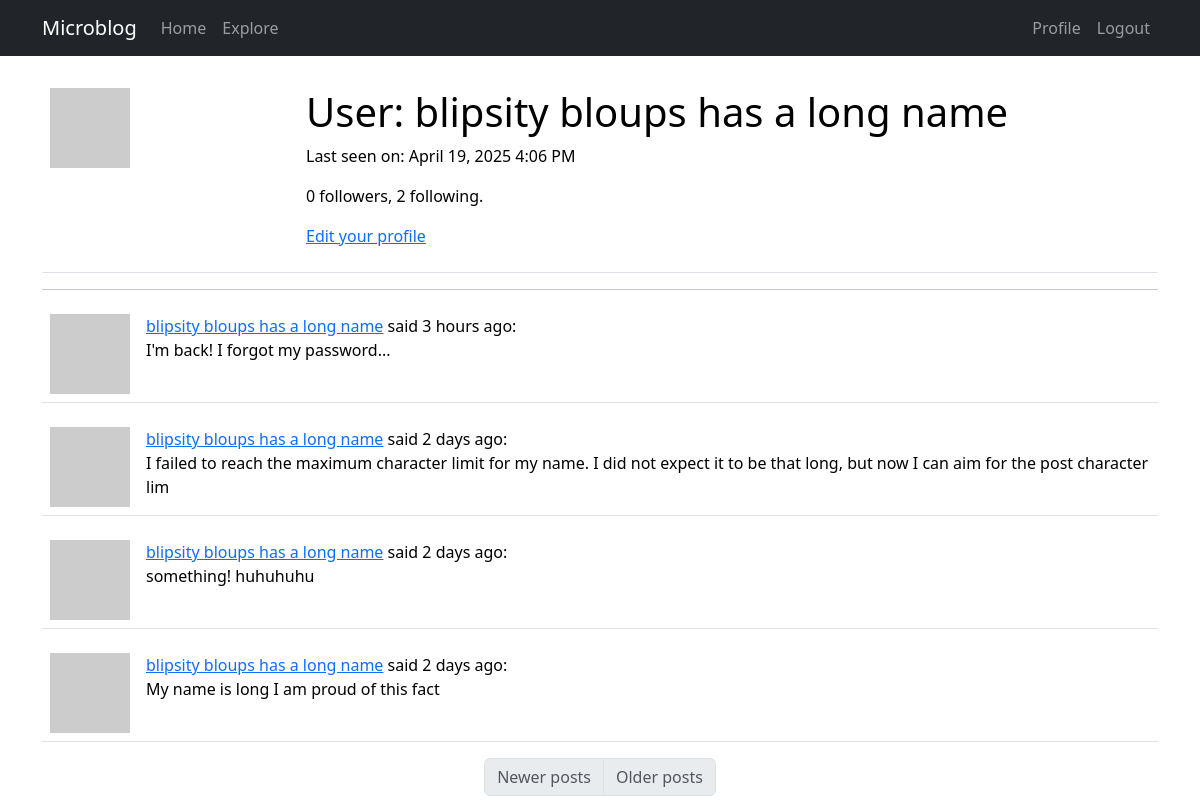
The page /user/blipsity bloups has a long name (signed in) on the database as committed earlier.
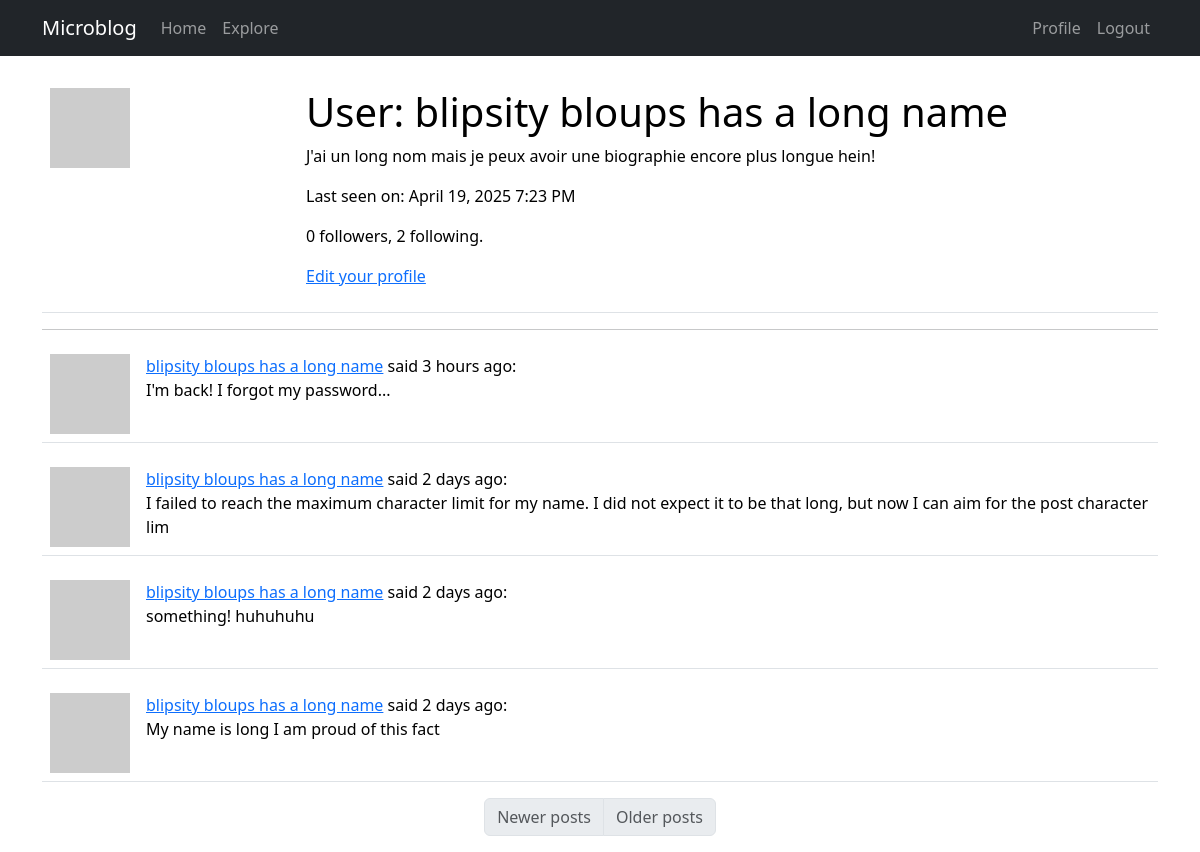
The same page on the database as committed later.
### app/models.py (models this page shows, shortened)
class User(UserMixin, db.Model):
    id: so.Mapped[int] = so.mapped_column(primary_key=True)
    username: so.Mapped[str] = so.mapped_column(sa.String(64), index=True, unique=True)
    email: so.Mapped[str] = so.mapped_column(sa.String(120), index=True, unique=True)
    password_hash: so.Mapped[Optional[str]] = so.mapped_column(sa.String(256))
    posts: so.WriteOnlyMapped["Post"] = so.relationship(back_populates="author")
    about_me: so.Mapped[Optional[str]] = so.mapped_column(sa.String(140))
    last_seen: so.Mapped[Optional[datetime]] = so.mapped_column(
        default=lambda: datetime.now(timezone.utc)
    )
    following: so.WriteOnlyMapped["User"] = so.relationship(
        secondary=followers,
        primaryjoin=(followers.c.follower_id == id),
        secondaryjoin=(followers.c.followed_id == id),
        back_populates="followers",
    )
    followers: so.WriteOnlyMapped["User"] = so.relationship(
        secondary=followers,
        primaryjoin=(followers.c.followed_id == id),
        secondaryjoin=(followers.c.follower_id == id),
        back_populates="following",
    )
    def avatar(self, size):
        digest = md5(self.email.lower().encode("utf-8")).hexdigest()
        return f"https://www.gravatar.com/avatar/{digest}?d=identicon&s={size}"
    def followers_count(self):
        query = sa.select(sa.func.count()).select_from(
            self.followers.select().subquery()
        )
        return db.session.scalar(query)
    def following_count(self):
        query = sa.select(sa.func.count()).select_from(
            self.following.select().subquery()
        )
        return db.session.scalar(query)

class Post(db.Model):
    id: so.Mapped[int] = so.mapped_column(primary_key=True)
    body: so.Mapped[str] = so.mapped_column(sa.String(140))
    timestamp: so.Mapped[datetime] = so.mapped_column(
        index=True, default=lambda: datetime.now(timezone.utc)
    )
    user_id: so.Mapped[int] = so.mapped_column(sa.ForeignKey(User.id), index=True)
    author: so.Mapped[User] = so.relationship(back_populates="posts")

### app/routes.py (the view)
@app.route("/user/<username>")
@login_required
def user(username):
    user = db.first_or_404(sa.select(User).where(User.username == username))
    page = request.args.get(key="page", default=1, type=int)
    query = user.posts.select().order_by(Post.timestamp.desc())
    posts = db.paginate(
        query, page=page, per_page=app.config["POSTS_PER_PAGE"], error_out=False
    )
    prev_url = (
        url_for("user", username=username, page=posts.prev_num)
        if posts.has_prev
        else None
    )
    next_url = (
        url_for("user", username=username, page=posts.next_num)
        if posts.has_next
        else None
    )
    form = EmptyForm()
    return render_template(
        "user.html",
        title=_("Profile"),
        user=user,
        posts=posts,
        form=form,
        prev_url=prev_url,
        next_url=next_url,
    )

### app/__init__.py (called while the page is built)
def get_locale():
    return "fr"

### app/models.py (called while the page is built)
@login.user_loader
def load_user(id):
    return db.session.get(User, int(id))

### app/routes.py (called while the page is built)
@app.before_request
def before_request():
    if current_user.is_authenticated:
        current_user.last_seen = datetime.now(timezone.utc)
        db.session.commit()

### app/templates/user.html (shortened to what this page needs)
{% extends 'base.html' %}
{% import "bootstrap_wtf.html" as wtf %}
{% block content %}
<table class="table table-hover">
  <tr valign="top">
    <td width="256px"><img src="{{ user.avatar(256) }}"></td>
    <td>
      <h1>{{_("User")}}: {{ user.username }}</h1>
      {% if user.about_me %}
      <p>{{ user.about_me }}</p>
      {% endif %}
      {% if user.last_seen %}
      <p>{{_("Last seen on")}}: {{ moment(user.last_seen).format("LLL") }}</p>
      {% endif %}
      <p>{{ user.followers_count() }} {{_("followers")}}, {{ user.following_count() }} {{_("following")}}.</p>
      {% if user==current_user %}
      <p><a href="{{ url_for('edit_profile') }}">{{_("Edit your profile")}}</a></p>
      {% endif %}
    </td>
  </tr>
</table>
<hr>
{% for post in posts %}
{% include '_post.html' %}
{% endfor %}
<nav aria-label="Post navigation">
  <ul class="pagination justify-content-center">
    <li class="page-item {% if not prev_url %} disabled{% endif %}">
      <a class="page-link" href="{{ prev_url }}">{{_("Newer posts")}}</a>
    </li>
    <li class=" page-item {% if not next_url %} disabled{% endif %}">
        <a class="page-link" href="{{ next_url }}">{{_("Older posts")}}</a>
    </li>
  </ul>
</nav>
{% endblock %}

### app/templates/base.html (shortened to what this page needs)
<!doctype html>
<html lang="en">
<head>
    <link href="https://cdn.jsdelivr.net/npm/bootstrap@5.3.2/dist/css/bootstrap.min.css" rel="stylesheet"
>
</head>
<body>
    <nav class="navbar navbar-expand-lg navbar-dark bg-dark">
        <div class="container">
            <a class="navbar-brand" href="{{ url_for('index') }}">Microblog</a>
            <div class="collapse navbar-collapse" id="navbarSupportedContent">
                <ul class="navbar-nav me-auto mb-2 mb-lg-0">
                    <li class="nav-item">
                        <a class="nav-link" aria-current="page" href="{{ url_for('index') }}">
                            {{_("Home")}}</a>
                    </li>
                    <li class="nav-item">
                        <a class="nav-link" aria-current="page" href="{{ url_for('explore') }}">
                            {{_("Explore")}}</a>
                    </li>
                </ul>
                <ul class="navbar-nav mb-2 mb-lg-0">
                    {% if current_user.is_anonymous %}
                    <li class="nav-item">
                        <a class="nav-link" aria-current="page" href="{{ url_for('login') }}">
                            {{_("Login")}}</a>
                    </li>
                    {% else %}
                    <li class="nav-item">
                        <a class="nav-link" aria-current="page"
                            href="{{ url_for('user', username=current_user.username) }}">
                            {{_("Profile")}}</a>
                    </li>
                    <li class="nav-item">
                        <a class="nav-link" aria-current="page" href="{{ url_for('logout') }}">
                            {{_("Logout")}}</a>
                    </li>
                    {% endif %}
                </ul>
            </div>
        </div>
    </nav>
    <br>
    <div class="container">
        {% block content %}{% endblock %}
    </div>
</body>
</html>

### app/templates/_post.html
<table class="table table-hover">
    <tr valign="top">
        <td width="70px">
            <a href="{{ url_for('user', username=post.author.username) }}">
                <img src="{{ post.author.avatar(36) }}"></a>
        </td>
        <td>
            <a href="{{ url_for('user', username=post.author.username) }}">
                {{ post.author.username }}</a>
            {{_("said")}} {{ moment(post.timestamp).fromNow() }}:
            <br>
            {{ post.body }}
        </td>
    </tr>
</table>

Rows that differ between the two databases and show on the page:
changed User "blipsity bloups has a long name": about_me (not shown) → "J'ai un long nom mais je peux avoir une biographie encore plus longue hein!"; last_seen "April 19, 2025 4:06 PM" → "April 19, 2025 7:23 PM"
